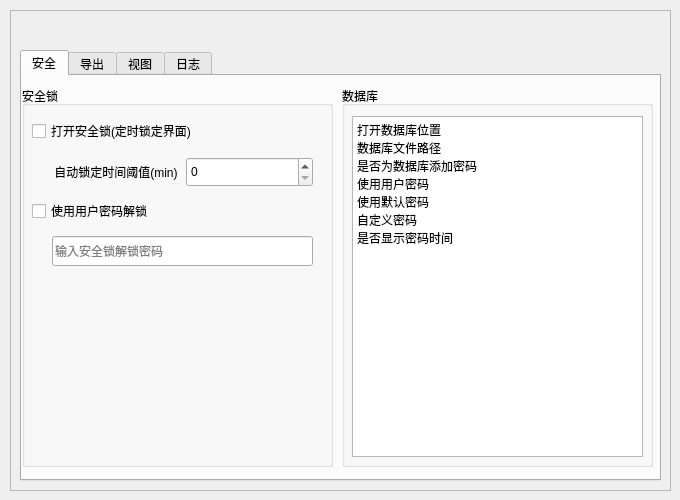
<?xml version="1.0" encoding="UTF-8"?>
<ui version="4.0">
 <class>optionDialog</class>
 <widget class="QDialog" name="optionDialog">
  <property name="geometry">
   <rect>
    <x>0</x>
    <y>0</y>
    <width>680</width>
    <height>500</height>
   </rect>
  </property>
  <property name="minimumSize">
   <size>
    <width>680</width>
    <height>500</height>
   </size>
  </property>
  <property name="maximumSize">
   <size>
    <width>680</width>
    <height>500</height>
   </size>
  </property>
  <property name="windowTitle">
   <string>Dialog</string>
  </property>
  <widget class="QTabWidget" name="tabWidget">
   <property name="geometry">
    <rect>
     <x>20</x>
     <y>50</y>
     <width>641</width>
     <height>431</height>
    </rect>
   </property>
   <property name="currentIndex">
    <number>0</number>
   </property>
   <property name="elideMode">
    <enum>Qt::ElideNone</enum>
   </property>
   <property name="usesScrollButtons">
    <bool>true</bool>
   </property>
   <property name="documentMode">
    <bool>false</bool>
   </property>
   <property name="tabsClosable">
    <bool>false</bool>
   </property>
   <property name="tabBarAutoHide">
    <bool>false</bool>
   </property>
   <widget class="QWidget" name="secure">
    <attribute name="title">
     <string>安全</string>
    </attribute>
    <widget class="QGroupBox" name="groupBox_3">
     <property name="geometry">
      <rect>
       <x>0</x>
       <y>10</y>
       <width>311</width>
       <height>381</height>
      </rect>
     </property>
     <property name="title">
      <string>安全锁</string>
     </property>
     <widget class="QCheckBox" name="autoLock">
      <property name="geometry">
       <rect>
        <x>10</x>
        <y>30</y>
        <width>291</width>
        <height>30</height>
       </rect>
      </property>
      <property name="text">
       <string>打开安全锁(定时锁定界面)</string>
      </property>
     </widget>
     <widget class="QWidget" name="layoutWidget_1">
      <property name="geometry">
       <rect>
        <x>30</x>
        <y>70</y>
        <width>261</width>
        <height>32</height>
       </rect>
      </property>
      <layout class="QHBoxLayout" name="horizontalLayout">
       <item>
        <widget class="QLabel" name="autoLockThresholdLabel">
         <property name="minimumSize">
          <size>
           <width>0</width>
           <height>30</height>
          </size>
         </property>
         <property name="text">
          <string>自动锁定时间阈值(min)</string>
         </property>
         <property name="alignment">
          <set>Qt::AlignCenter</set>
         </property>
        </widget>
       </item>
       <item>
        <widget class="QSpinBox" name="autoLockThreshold">
         <property name="minimumSize">
          <size>
           <width>0</width>
           <height>30</height>
          </size>
         </property>
        </widget>
       </item>
      </layout>
     </widget>
     <widget class="QCheckBox" name="autoLock_4">
      <property name="geometry">
       <rect>
        <x>10</x>
        <y>110</y>
        <width>291</width>
        <height>30</height>
       </rect>
      </property>
      <property name="minimumSize">
       <size>
        <width>0</width>
        <height>30</height>
       </size>
      </property>
      <property name="text">
       <string>使用用户密码解锁</string>
      </property>
     </widget>
     <widget class="QLineEdit" name="lineEdit">
      <property name="geometry">
       <rect>
        <x>30</x>
        <y>150</y>
        <width>261</width>
        <height>30</height>
       </rect>
      </property>
      <property name="minimumSize">
       <size>
        <width>0</width>
        <height>30</height>
       </size>
      </property>
      <property name="placeholderText">
       <string>输入安全锁解锁密码</string>
      </property>
     </widget>
    </widget>
    <widget class="QGroupBox" name="groupBox_9">
     <property name="geometry">
      <rect>
       <x>320</x>
       <y>10</y>
       <width>311</width>
       <height>381</height>
      </rect>
     </property>
     <property name="title">
      <string>数据库</string>
     </property>
     <widget class="QTextEdit" name="textEdit">
      <property name="geometry">
       <rect>
        <x>10</x>
        <y>30</y>
        <width>291</width>
        <height>341</height>
       </rect>
      </property>
      <property name="html">
       <string>&lt;!DOCTYPE HTML PUBLIC &quot;-//W3C//DTD HTML 4.0//EN&quot; &quot;http://www.w3.org/TR/REC-html40/strict.dtd&quot;&gt;
&lt;html&gt;&lt;head&gt;&lt;meta name=&quot;qrichtext&quot; content=&quot;1&quot; /&gt;&lt;meta charset=&quot;utf-8&quot; /&gt;&lt;style type=&quot;text/css&quot;&gt;
p, li { white-space: pre-wrap; }
&lt;/style&gt;&lt;/head&gt;&lt;body style=&quot; font-family:'Microsoft YaHei UI'; font-size:9pt; font-weight:400; font-style:normal;&quot;&gt;
&lt;p style=&quot; margin-top:0px; margin-bottom:0px; margin-left:0px; margin-right:0px; -qt-block-indent:0; text-indent:0px;&quot;&gt;打开数据库位置&lt;/p&gt;
&lt;p style=&quot; margin-top:0px; margin-bottom:0px; margin-left:0px; margin-right:0px; -qt-block-indent:0; text-indent:0px;&quot;&gt;数据库文件路径&lt;/p&gt;
&lt;p style=&quot; margin-top:0px; margin-bottom:0px; margin-left:0px; margin-right:0px; -qt-block-indent:0; text-indent:0px;&quot;&gt;是否为数据库添加密码&lt;/p&gt;
&lt;p style=&quot; margin-top:0px; margin-bottom:0px; margin-left:0px; margin-right:0px; -qt-block-indent:0; text-indent:0px;&quot;&gt;使用用户密码&lt;/p&gt;
&lt;p style=&quot; margin-top:0px; margin-bottom:0px; margin-left:0px; margin-right:0px; -qt-block-indent:0; text-indent:0px;&quot;&gt;使用默认密码&lt;/p&gt;
&lt;p style=&quot; margin-top:0px; margin-bottom:0px; margin-left:0px; margin-right:0px; -qt-block-indent:0; text-indent:0px;&quot;&gt;自定义密码&lt;/p&gt;
&lt;p style=&quot; margin-top:0px; margin-bottom:0px; margin-left:0px; margin-right:0px; -qt-block-indent:0; text-indent:0px;&quot;&gt;是否显示密码时间&lt;/p&gt;&lt;/body&gt;&lt;/html&gt;</string>
      </property>
     </widget>
    </widget>
   </widget>
   <widget class="QWidget" name="file">
    <attribute name="title">
     <string>导出</string>
    </attribute>
    <widget class="QGroupBox" name="groupBox">
     <property name="geometry">
      <rect>
       <x>330</x>
       <y>10</y>
       <width>301</width>
       <height>381</height>
      </rect>
     </property>
     <property name="title">
      <string>导出记录</string>
     </property>
     <widget class="QListWidget" name="listWidget">
      <property name="geometry">
       <rect>
        <x>10</x>
        <y>30</y>
        <width>281</width>
        <height>341</height>
       </rect>
      </property>
     </widget>
    </widget>
    <widget class="QGroupBox" name="groupBox_2">
     <property name="geometry">
      <rect>
       <x>0</x>
       <y>10</y>
       <width>321</width>
       <height>381</height>
      </rect>
     </property>
     <property name="title">
      <string>设置</string>
     </property>
     <widget class="QWidget" name="layoutWidget_3">
      <property name="geometry">
       <rect>
        <x>10</x>
        <y>30</y>
        <width>257</width>
        <height>32</height>
       </rect>
      </property>
      <layout class="QHBoxLayout" name="horizontalLayout_3">
       <item>
        <widget class="QLabel" name="fileTypeLabel">
         <property name="minimumSize">
          <size>
           <width>124</width>
           <height>30</height>
          </size>
         </property>
         <property name="maximumSize">
          <size>
           <width>124</width>
           <height>16777215</height>
          </size>
         </property>
         <property name="text">
          <string>默认导出方式</string>
         </property>
         <property name="alignment">
          <set>Qt::AlignCenter</set>
         </property>
        </widget>
       </item>
       <item>
        <widget class="QComboBox" name="fileType">
         <property name="minimumSize">
          <size>
           <width>124</width>
           <height>30</height>
          </size>
         </property>
         <property name="maximumSize">
          <size>
           <width>124</width>
           <height>16777215</height>
          </size>
         </property>
        </widget>
       </item>
      </layout>
     </widget>
     <widget class="QWidget" name="layoutWidget_4">
      <property name="geometry">
       <rect>
        <x>10</x>
        <y>70</y>
        <width>291</width>
        <height>32</height>
       </rect>
      </property>
      <layout class="QHBoxLayout" name="horizontalLayout_4">
       <item>
        <widget class="QLabel" name="fileTypeLabel_2">
         <property name="minimumSize">
          <size>
           <width>0</width>
           <height>30</height>
          </size>
         </property>
         <property name="text">
          <string>默认导出路径</string>
         </property>
         <property name="alignment">
          <set>Qt::AlignCenter</set>
         </property>
        </widget>
       </item>
       <item>
        <widget class="QComboBox" name="fileType_2">
         <property name="minimumSize">
          <size>
           <width>124</width>
           <height>30</height>
          </size>
         </property>
        </widget>
       </item>
       <item>
        <widget class="QToolButton" name="toolButton">
         <property name="minimumSize">
          <size>
           <width>27</width>
           <height>27</height>
          </size>
         </property>
         <property name="maximumSize">
          <size>
           <width>27</width>
           <height>27</height>
          </size>
         </property>
         <property name="text">
          <string>...</string>
         </property>
        </widget>
       </item>
      </layout>
     </widget>
     <widget class="QWidget" name="layoutWidget_5">
      <property name="geometry">
       <rect>
        <x>10</x>
        <y>110</y>
        <width>257</width>
        <height>32</height>
       </rect>
      </property>
      <layout class="QHBoxLayout" name="horizontalLayout_5">
       <item>
        <widget class="QLabel" name="fileTypeLabel_3">
         <property name="minimumSize">
          <size>
           <width>124</width>
           <height>30</height>
          </size>
         </property>
         <property name="maximumSize">
          <size>
           <width>124</width>
           <height>16777215</height>
          </size>
         </property>
         <property name="text">
          <string>导出完成后操作</string>
         </property>
         <property name="alignment">
          <set>Qt::AlignCenter</set>
         </property>
        </widget>
       </item>
       <item>
        <widget class="QComboBox" name="fileType_3">
         <property name="minimumSize">
          <size>
           <width>124</width>
           <height>30</height>
          </size>
         </property>
         <property name="maximumSize">
          <size>
           <width>124</width>
           <height>16777215</height>
          </size>
         </property>
        </widget>
       </item>
      </layout>
     </widget>
    </widget>
   </widget>
   <widget class="QWidget" name="tab">
    <attribute name="title">
     <string>视图</string>
    </attribute>
    <widget class="QGroupBox" name="groupBox_6">
     <property name="geometry">
      <rect>
       <x>0</x>
       <y>10</y>
       <width>321</width>
       <height>381</height>
      </rect>
     </property>
     <property name="title">
      <string>主题与配色</string>
     </property>
    </widget>
    <widget class="QGroupBox" name="groupBox_8">
     <property name="geometry">
      <rect>
       <x>330</x>
       <y>10</y>
       <width>301</width>
       <height>381</height>
      </rect>
     </property>
     <property name="title">
      <string>托盘与图标</string>
     </property>
    </widget>
   </widget>
   <widget class="QWidget" name="tab_2">
    <attribute name="title">
     <string>日志</string>
    </attribute>
    <widget class="QGroupBox" name="groupBox_4">
     <property name="geometry">
      <rect>
       <x>0</x>
       <y>10</y>
       <width>321</width>
       <height>381</height>
      </rect>
     </property>
     <property name="title">
      <string>设置</string>
     </property>
     <widget class="QWidget" name="layoutWidget_6">
      <property name="geometry">
       <rect>
        <x>10</x>
        <y>70</y>
        <width>257</width>
        <height>32</height>
       </rect>
      </property>
      <layout class="QHBoxLayout" name="horizontalLayout_6">
       <item>
        <widget class="QLabel" name="fileTypeLabel_4">
         <property name="minimumSize">
          <size>
           <width>124</width>
           <height>30</height>
          </size>
         </property>
         <property name="maximumSize">
          <size>
           <width>124</width>
           <height>16777215</height>
          </size>
         </property>
         <property name="text">
          <string>日志记录等级</string>
         </property>
         <property name="alignment">
          <set>Qt::AlignCenter</set>
         </property>
        </widget>
       </item>
       <item>
        <widget class="QComboBox" name="fileType_4">
         <property name="minimumSize">
          <size>
           <width>124</width>
           <height>30</height>
          </size>
         </property>
         <property name="maximumSize">
          <size>
           <width>124</width>
           <height>16777215</height>
          </size>
         </property>
        </widget>
       </item>
      </layout>
     </widget>
     <widget class="QWidget" name="layoutWidget_7">
      <property name="geometry">
       <rect>
        <x>10</x>
        <y>110</y>
        <width>291</width>
        <height>32</height>
       </rect>
      </property>
      <layout class="QHBoxLayout" name="horizontalLayout_7">
       <item>
        <widget class="QLabel" name="fileTypeLabel_5">
         <property name="minimumSize">
          <size>
           <width>0</width>
           <height>30</height>
          </size>
         </property>
         <property name="text">
          <string>日志存储路径</string>
         </property>
         <property name="alignment">
          <set>Qt::AlignCenter</set>
         </property>
        </widget>
       </item>
       <item>
        <widget class="QComboBox" name="fileType_5">
         <property name="minimumSize">
          <size>
           <width>124</width>
           <height>30</height>
          </size>
         </property>
        </widget>
       </item>
       <item>
        <widget class="QToolButton" name="toolButton_2">
         <property name="minimumSize">
          <size>
           <width>27</width>
           <height>27</height>
          </size>
         </property>
         <property name="maximumSize">
          <size>
           <width>27</width>
           <height>27</height>
          </size>
         </property>
         <property name="text">
          <string>...</string>
         </property>
        </widget>
       </item>
      </layout>
     </widget>
     <widget class="QWidget" name="layoutWidget_8">
      <property name="geometry">
       <rect>
        <x>10</x>
        <y>30</y>
        <width>291</width>
        <height>32</height>
       </rect>
      </property>
      <layout class="QHBoxLayout" name="horizontalLayout_8">
       <item>
        <widget class="QPushButton" name="pushButton">
         <property name="minimumSize">
          <size>
           <width>0</width>
           <height>30</height>
          </size>
         </property>
         <property name="text">
          <string>打开日志</string>
         </property>
        </widget>
       </item>
      </layout>
     </widget>
     <widget class="QWidget" name="layoutWidget_2">
      <property name="geometry">
       <rect>
        <x>30</x>
        <y>190</y>
        <width>261</width>
        <height>32</height>
       </rect>
      </property>
      <layout class="QHBoxLayout" name="horizontalLayout_2">
       <item>
        <widget class="QLabel" name="autoLockThresholdLabel_2">
         <property name="minimumSize">
          <size>
           <width>0</width>
           <height>30</height>
          </size>
         </property>
         <property name="text">
          <string>日志容量阈值(KB)</string>
         </property>
         <property name="alignment">
          <set>Qt::AlignCenter</set>
         </property>
        </widget>
       </item>
       <item>
        <widget class="QSpinBox" name="autoLockThreshold_2">
         <property name="minimumSize">
          <size>
           <width>0</width>
           <height>30</height>
          </size>
         </property>
        </widget>
       </item>
      </layout>
     </widget>
     <widget class="QWidget" name="layoutWidget_9">
      <property name="geometry">
       <rect>
        <x>30</x>
        <y>230</y>
        <width>261</width>
        <height>32</height>
       </rect>
      </property>
      <layout class="QHBoxLayout" name="horizontalLayout_9">
       <item>
        <widget class="QLabel" name="autoLockThresholdLabel_3">
         <property name="minimumSize">
          <size>
           <width>0</width>
           <height>30</height>
          </size>
         </property>
         <property name="text">
          <string>旧日志(备份)个数</string>
         </property>
         <property name="alignment">
          <set>Qt::AlignCenter</set>
         </property>
        </widget>
       </item>
       <item>
        <widget class="QSpinBox" name="autoLockThreshold_3">
         <property name="minimumSize">
          <size>
           <width>0</width>
           <height>30</height>
          </size>
         </property>
         <property name="minimum">
          <number>1</number>
         </property>
         <property name="maximum">
          <number>10</number>
         </property>
        </widget>
       </item>
      </layout>
     </widget>
     <widget class="QCheckBox" name="autoLock_2">
      <property name="geometry">
       <rect>
        <x>10</x>
        <y>150</y>
        <width>291</width>
        <height>30</height>
       </rect>
      </property>
      <property name="minimumSize">
       <size>
        <width>0</width>
        <height>30</height>
       </size>
      </property>
      <property name="text">
       <string>启用日志文件分割</string>
      </property>
     </widget>
    </widget>
    <widget class="QGroupBox" name="groupBox_5">
     <property name="geometry">
      <rect>
       <x>330</x>
       <y>10</y>
       <width>301</width>
       <height>381</height>
      </rect>
     </property>
     <property name="title">
      <string>日志预览</string>
     </property>
     <widget class="QListWidget" name="listWidget_2">
      <property name="geometry">
       <rect>
        <x>10</x>
        <y>30</y>
        <width>281</width>
        <height>341</height>
       </rect>
      </property>
     </widget>
    </widget>
   </widget>
  </widget>
  <widget class="QFrame" name="frame">
   <property name="geometry">
    <rect>
     <x>10</x>
     <y>10</y>
     <width>661</width>
     <height>481</height>
    </rect>
   </property>
   <property name="frameShape">
    <enum>QFrame::StyledPanel</enum>
   </property>
   <property name="frameShadow">
    <enum>QFrame::Raised</enum>
   </property>
  </widget>
  <zorder>frame</zorder>
  <zorder>tabWidget</zorder>
 </widget>
 <resources/>
 <connections/>
</ui>
